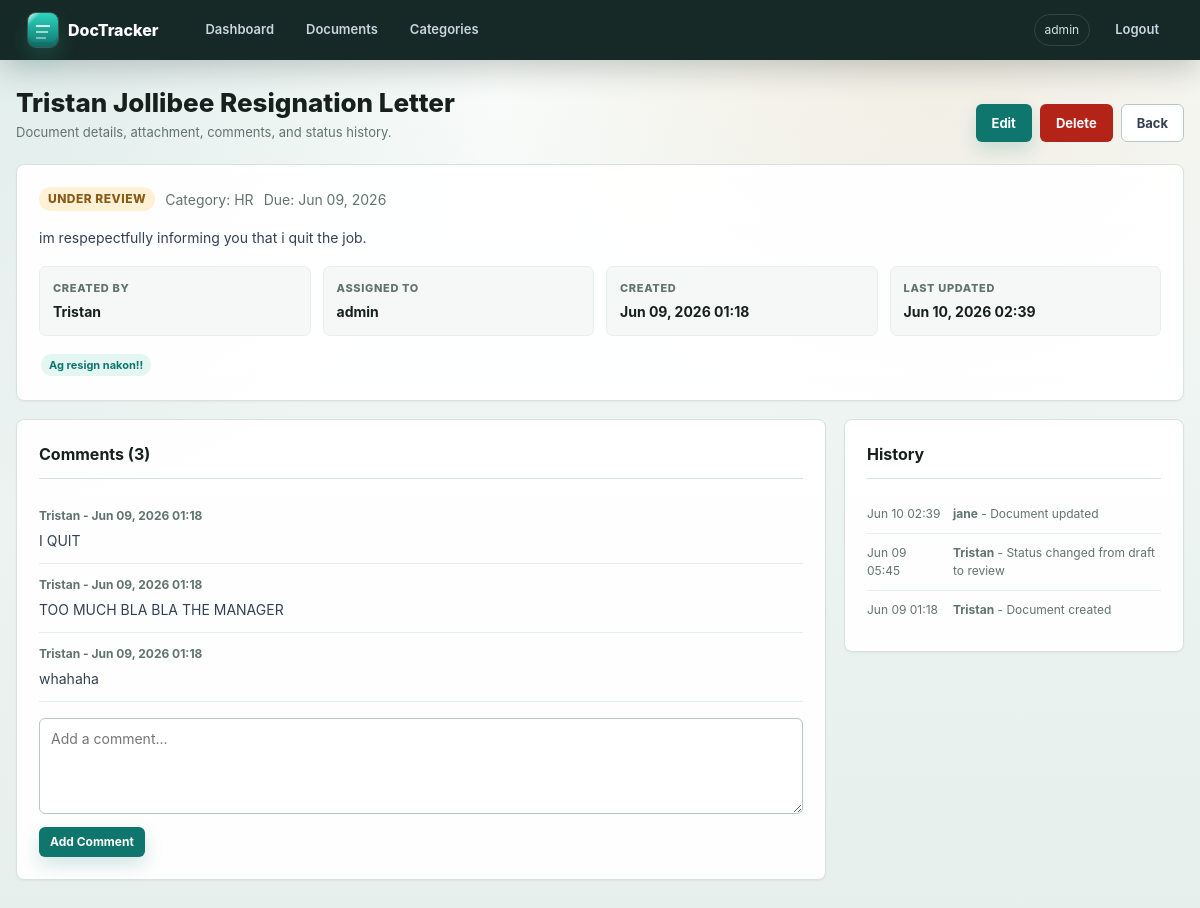
Page /documents/6/ (signed in) on the earlier database version.
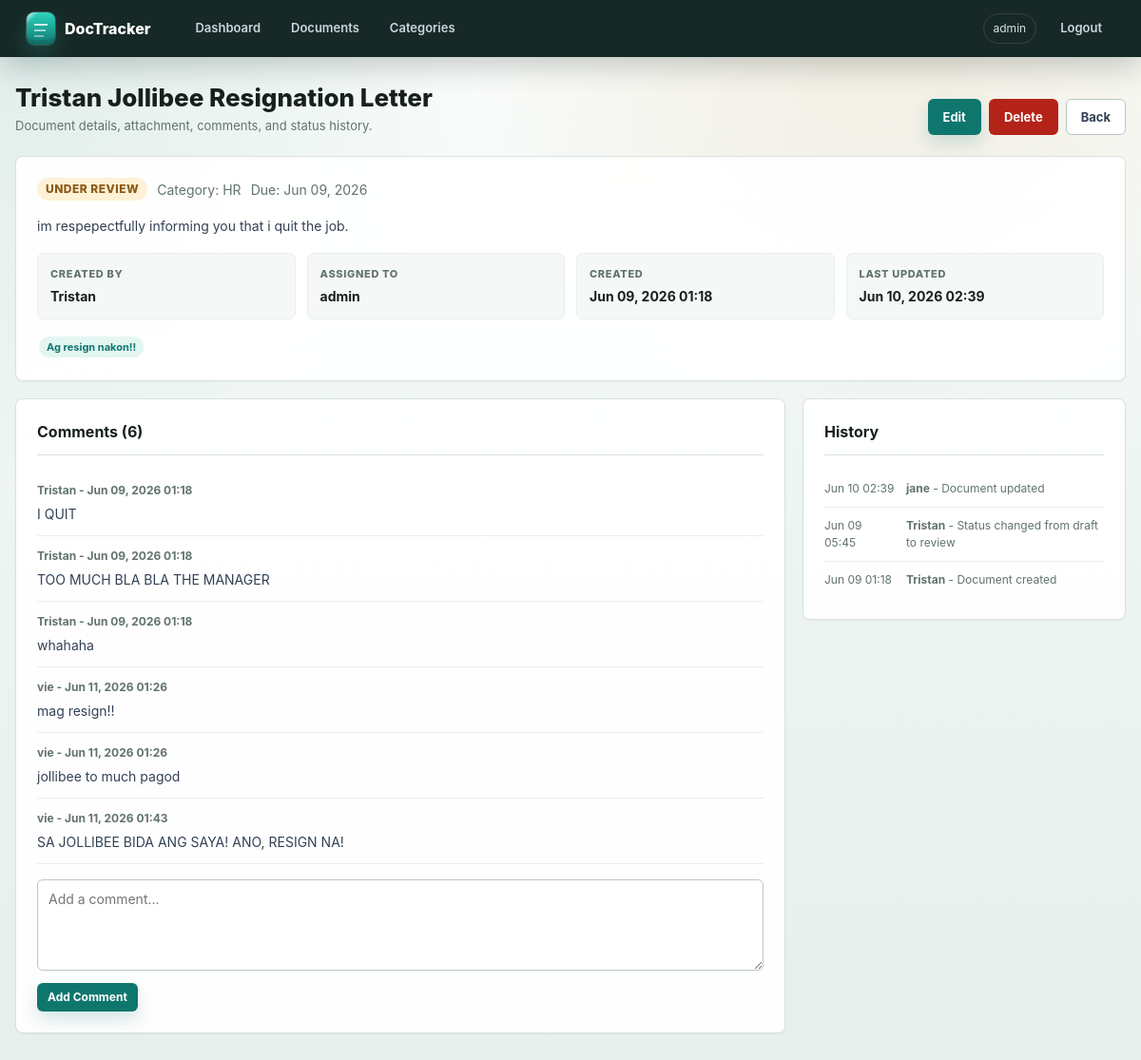
Same page on the later database version.
### documents/models.py (models this page shows, shortened)
class Document(models.Model):
    STATUS_CHOICES = [
        ('draft', 'Draft'),
        ('review', 'Under Review'),
        ('approved', 'Approved'),
        ('archived', 'Archived'),
    ]
    title = models.CharField(max_length=255)
    description = models.TextField(blank=True)
    category = models.ForeignKey(Category, on_delete=models.SET_NULL, null=True, blank=True)
    status = models.CharField(max_length=20, choices=STATUS_CHOICES, default='draft')
    file = models.FileField(upload_to='documents/', null=True, blank=True)
    tags = models.CharField(max_length=500, blank=True, help_text="Comma-separated tags")
    created_by = models.ForeignKey(User, on_delete=models.SET_NULL, null=True, related_name='created_docs')
    assigned_to = models.ForeignKey(User, on_delete=models.SET_NULL, null=True, blank=True, related_name='assigned_docs')
    created_at = models.DateTimeField(auto_now_add=True)
    updated_at = models.DateTimeField(auto_now=True)
    due_date = models.DateField(null=True, blank=True)
    class Meta:
        ordering = ['-created_at']
    def get_tags_list(self):
        return [t.strip() for t in self.tags.split(',') if t.strip()]

class Comment(models.Model):
    document = models.ForeignKey(Document, on_delete=models.CASCADE, related_name='comments')
    author = models.ForeignKey(User, on_delete=models.SET_NULL, null=True)
    text = models.TextField()
    created_at = models.DateTimeField(auto_now_add=True)
    class Meta:
        ordering = ['created_at']

class DocumentHistory(models.Model):
    document = models.ForeignKey(Document, on_delete=models.CASCADE, related_name='history')
    changed_by = models.ForeignKey(User, on_delete=models.SET_NULL, null=True)
    change_note = models.TextField()
    old_status = models.CharField(max_length=20, blank=True)
    new_status = models.CharField(max_length=20, blank=True)
    timestamp = models.DateTimeField(auto_now_add=True)
    class Meta:
        ordering = ['-timestamp']

class Category(models.Model):
    name = models.CharField(max_length=100, unique=True)
    description = models.TextField(blank=True)
    created_at = models.DateTimeField(auto_now_add=True)
    class Meta:
        verbose_name_plural = "Categories"
        ordering = ['name']

### documents/views.py (the view, shortened to what this page needs)
# urls.py: path('documents/<int:pk>/', views.document_detail, name='document_detail'),
@login_required
def document_detail(request, pk):
    doc = get_object_or_404(Document, pk=pk)
    comment_form = CommentForm()
    comment_added = False
    comments = doc.comments.select_related('author').all()
    context = {
        'doc': doc,
        'can_manage_doc': can_manage_document(request.user, doc),
        'comment_form': comment_form,
        'history': doc.history.select_related('changed_by').all(),
        'comments': comments,
        'comment_added': comment_added,
    }
    template = 'documents/_comments_panel.html' if is_htmx(request) and request.method == 'POST' else 'documents/detail.html'
    return render(request, template, context)

### documents/forms.py
class CommentForm(forms.ModelForm):
    class Meta:
        model = Comment
        fields = ['text']
        widgets = {
            'text': forms.Textarea(attrs={'rows': 2, 'placeholder': 'Add a comment...'}),
        }
        labels = {'text': ''}

### documents/views.py (called while the page is built)
def is_htmx(request):
    return request.headers.get('HX-Request') == 'true'

def can_manage_document(user, document):
    return user.is_staff or user.is_superuser or document.created_by_id == user.id

### templates/documents/detail.html (shortened to what this page needs)
{% extends 'base.html' %}
{% block content %}
<div class="page-header">
  <div>
    <h1>{{ doc.title }}</h1>
    <p class="page-kicker">Document details, attachment, comments, and status history.</p>
  </div>
  <div class="actions">
    {% if can_manage_doc %}
    <a href="{% url 'document_edit' doc.pk %}" class="btn btn-primary">Edit</a>
    <a href="{% url 'document_delete' doc.pk %}" class="btn btn-danger">Delete</a>
    {% endif %}
    <a href="{% url 'document_list' %}" class="btn btn-secondary">Back</a>
  </div>
</div>
<div class="card">
  <div class="document-meta-line">
    <span class="badge badge-{{ doc.status }}" style="font-size:12px;">{{ doc.get_status_display }}</span>
    {% if doc.category %}<span class="text-muted">Category: {{ doc.category.name }}</span>{% endif %}
    {% if doc.due_date %}<span class="text-muted">Due: {{ doc.due_date|date:"M d, Y" }}</span>{% endif %}
  </div>
  {% if doc.description %}
  <p class="document-description">{{ doc.description }}</p>
  {% endif %}
  <div class="detail-meta">
    <div class="meta-item">
      <div class="meta-label">Created By</div>
      <div class="meta-value">{{ doc.created_by.username|default:"-" }}</div>
    </div>
    <div class="meta-item">
      <div class="meta-label">Assigned To</div>
      <div class="meta-value">{{ doc.assigned_to.username|default:"-" }}</div>
    </div>
    <div class="meta-item">
      <div class="meta-label">Created</div>
      <div class="meta-value">{{ doc.created_at|date:"M d, Y H:i" }}</div>
    </div>
    <div class="meta-item">
      <div class="meta-label">Last Updated</div>
      <div class="meta-value">{{ doc.updated_at|date:"M d, Y H:i" }}</div>
    </div>
  </div>
  {% if doc.get_tags_list %}
  <div class="mt-3">
    {% for tag in doc.get_tags_list %}<span class="tag">{{ tag }}</span>{% endfor %}
  </div>
  {% endif %}
</div>
<div class="detail-grid">
  {% include 'documents/_comments_panel.html' %}
  <div class="card">
    <h2>History</h2>
    {% for h in history %}
    <div class="history-item">
      <span>{{ h.timestamp|date:"M d H:i" }}</span>
      <span><strong>{{ h.changed_by.username|default:"?" }}</strong> - {{ h.change_note }}</span>
    </div>
    {% empty %}
    <p class="text-muted" style="font-size:13px;">No history yet.</p>
    {% endfor %}
  </div>
</div>
{% endblock %}

### templates/documents/_comments_panel.html (shortened to what this page needs)
<div id="comments-panel" class="card fade-in">
  <h2>Comments ({{ comments.count }})</h2>
  {% for comment in comments %}
  <div class="comment">
    <div class="comment-meta">{{ comment.author.username }} - {{ comment.created_at|date:"M d, Y H:i" }}</div>
    <div class="comment-text">{{ comment.text }}</div>
  </div>
  {% empty %}
  <p class="text-muted" style="font-size:13px;">No comments yet.</p>
  {% endfor %}
  <div class="mt-3">
    <form method="post"
          hx-post="{% url 'document_detail' doc.pk %}"
          hx-target="#comments-panel"
          hx-swap="outerHTML"
          hx-indicator="#comment-indicator">
      {{ comment_form.text }}
      <div class="actions mt-2">
        <button type="submit" class="btn btn-primary btn-sm">Add Comment</button>
      </div>
    </form>
  </div>
</div>

Differences in the rows shown:
added Comment: author.username "vie", created_at "Jun 11, 2026 01:26", text "mag resign!!"
added Comment: author.username "vie", created_at "Jun 11, 2026 01:26", text "jollibee to much pagod"
added Comment: author.username "vie", created_at "Jun 11, 2026 01:43", text "SA JOLLIBEE BIDA ANG SAYA! ANO, RESIGN NA!"
Other differences:
{{ comments.count }}: "3" → "6"
